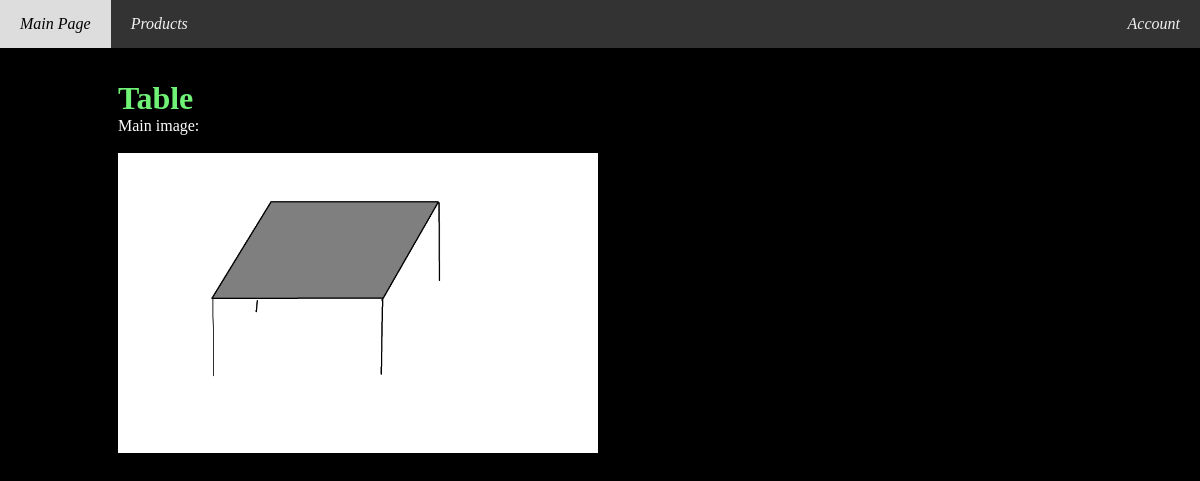
Page /manage_images/1 (signed in) on the committed database.
### tables this page shows
CREATE TABLE products (
id INTEGER PRIMARY KEY,
title VARCHAR(50),
price INT,
description VARCHAR(1000),
seller VARCHAR(30),
quantity INT,
post_date TIMESTAMP, 
image VARCHAR(50)
, rating INT);

### app.py (the view, shortened to what this page needs)
@app.route('/manage_images/<post_id>', methods=['GET', 'POST'])
def manage_images(post_id):
    if 'username' not in session:
        flash('You need to log in first')
        return redirect(url_for('login'))
    user = session['username']
    title = query_db('SELECT title FROM products WHERE id=? AND seller=?', (post_id, user))[0][0]
    if title:
        pass
    else:
        flash("The post you want to edit doesn't seem to exist")
        return redirect(url_for('my_posts'))
    if request.method == 'GET':
        main_image = query_db('SELECT image FROM products WHERE id=? AND seller=?', (post_id, user))
        main_image = main_image[0][0]
        return render_template('manage_images.html', title=title, post_id=post_id, main_image=main_image, seller=user)

### app.py (called while the page is built)
def get_db():
    db = getattr(g, '_database', None)
    if db is None:
        db = g._database = sqlite3.connect(DATABASE)
    return db

def query_db(query, args=(), one=False):
    conn = get_db()
    curs = conn.execute(query, args)
    conn.commit()
    rv = curs.fetchall()
    curs.close()
    return (rv[0] if rv else None) if one else rv

@app.teardown_appcontext
def close_connection(exception):
    db = getattr(g, '_database', None)
    if db is not None:
        db.close()

### templates/manage_images.html (shortened to what this page needs)
{% extends "layout.html" %}
{% block head %}
<link rel="stylesheet" type="text/css" href="/static/style.css">
{% endblock %}
{% block body %}
<div>
    <h1 class="title">{{ title }}</h1>
    <br>
    Main image: <br><br>
    {% if main_image %}
	<image src="/uploads/{{seller}}/{{main_image}}">
    {% else %}
        <form method=post enctype=multipart/form-data>
            <input type=file name=file>
            <button> Upload </button>
        </form>
    {% endif %}
</div>
{% endblock %}

### static/style.css (style rules this page uses)
body { background-color: black; min-height: 100vh; color: white; font-size: 16px; margin: 0px; }
img { max-width: 500px; max-height: 300px; width: auto; }
h1.title, h3.title { color: #6ff275; display: inline; }

### rows in the picture
products: title "Table", image (picture)
